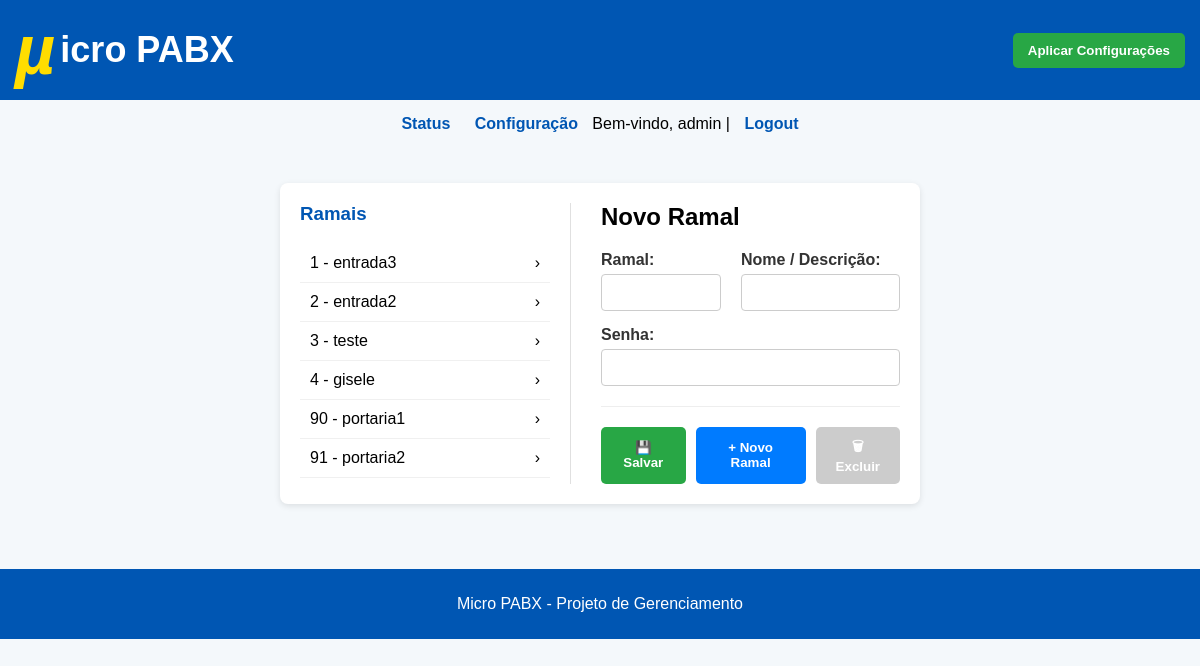
The app's page /config/ramal (signed in) with its own data.
### tables this page shows
CREATE TABLE ramais (
                    id INTEGER PRIMARY KEY AUTOINCREMENT,
                    ramal INTEGER UNIQUE NOT NULL,
                    nome TEXT NOT NULL,
                    senha TEXT NOT NULL,
                    contexto TEXT DEFAULT 'interno'
                );

### blueprints/pabx.py (the view, shortened to what this page needs)
@pabx_bp.route("/ramal", methods=["GET", "POST"])
@login_required
def cadastro_ramal():
    ramais = get_ramais()
    return render_template("config_ramais.html", ramais=ramais)

### auth.py (called while the page is built)
def login_required(f):
    @wraps(f)
    def decorated_function(*args, **kwargs):
        if not session.get("user"):
            flash("Você precisa estar logado para acessar esta página.", "warning")
            return redirect(url_for("auth.login")) # Rota de login agora está no blueprint 'auth'
        return f(*args, **kwargs)
    return decorated_function

### database.py (called while the page is built)
def get_db():
    conn = sqlite3.connect(DB_PATH)
    conn.row_factory = sqlite3.Row
    return conn

def get_ramais():
    conn = get_db()
    ramais_raw = conn.execute("SELECT id, ramal, nome, senha, contexto FROM ramais order by ramal").fetchall()
    ramais = []
    for r in ramais_raw:
        ramais.append({
            "id": r["id"],          # ADICIONADO
            "ramal": r["ramal"],
            "nome": r["nome"],
            "senha": r["senha"],
            "contexto": r["contexto"]
        })
    conn.close()
    return ramais

### templates/config_ramais.html (shortened to what this page needs)
{% extends "base.html" %}
{% block content %}
<div class="card layout-split">
    <aside class="sidebar">
        <h3>Ramais</h3>
        {% if ramais %}
            <ul class="ramal-list" id="ramal-list">
                {% for r in ramais %}
                    <li onclick="selecionarRamal(this, '{{ r.id }}', '{{ r.ramal }}', '{{ r.nome }}', '{{ r.senha }}', '{{ r.contexto }}')">
                        <span>{{ r.ramal }} - {{ r.nome }}</span>
                        <span>&rsaquo;</span>
                    </li>
                {% endfor %}
            </ul>
        {% else %}
            <p>Nenhum ramal cadastrado.</p>
        {% endif %}
    </aside>
    <main class="main-content">
        <h2 id="form-title">Novo Ramal</h2>
        <form method="POST" id="form-ramal" action="{{ url_for('pabx.cadastro_ramal') }}">
            <div class="form-row">
                <div class="form-group" style="flex-basis: 120px; flex-grow: 0;">
                    <label for="ramal">Ramal:</label>
                    <input type="number" name="ramal" id="ramal" required>
                </div>
                <div class="form-group">
                    <label for="nome">Nome / Descrição:</label>
                    <input type="text" name="nome" id="nome" required>
                </div>
            </div>
            <div class="form-row">
                <div class="form-group">
                    <label for="senha">Senha:</label>
                    <input type="text" name="senha" id="senha" required>
                </div>
            </div>
            <div class="form-actions">
                <button type="submit" class="btn-save">&#128190; Salvar</button>
                <button type="button" class="btn-new" onclick="resetForm()">&#43; Novo Ramal</button>
                <button type="button" class="btn-delete" id="btn-delete" onclick="excluirRamal()" disabled>&#128465; Excluir</button>
            </div>
        </form>
    </main>
</div>
{% endblock %}

### templates/base.html (style rules this page uses)
body { font-family: Arial, sans-serif; background-color: #f4f8fb; margin: 0; padding: 0; }
.card { background: white; border-radius: 8px; padding: 20px; margin: 15px auto; max-width: 600px; box-shadow: 0 2px 6px rgba(0,0,0,0.1); }

### templates/config_ramais.html (style rules this page uses)
.layout-split { display: flex; gap: 30px; }
.sidebar { flex: 0 0 250px; border-right: 1px solid #e0e0e0; padding-right: 20px; }
.sidebar h3 { margin-top: 0; color: #0056b3; }
.ramal-list { list-style: none; padding: 0; margin: 0; max-height: 400px; overflow-y: auto; }
.ramal-list li { padding: 10px; cursor: pointer; border-bottom: 1px solid #f0f0f0; transition: background-color 0.2s; display: flex; justify-content: space-between; align-items: center; }
.main-content { flex-grow: 1; }
.main-content h2 { margin-top: 0; }
.form-row { display: flex; gap: 20px; margin-bottom: 15px; }
.form-group { flex: 1; display: flex; flex-direction: column; }
.form-group label { font-weight: bold; margin-bottom: 5px; color: #333; }
.form-group input, .form-group select { width: 100%; padding: 10px; border: 1px solid #ccc; border-radius: 4px; box-sizing: border-box; }
.form-actions { display: flex; gap: 10px; margin-top: 20px; padding-top: 20px; border-top: 1px solid #eee; }
.form-actions button { padding: 10px 15px; border: none; border-radius: 5px; font-weight: bold; cursor: pointer; display: inline-flex; align-items: center; gap: 5px; }
.btn-save { background-color: #28a745; color: white; }
.btn-new { background-color: #007bff; color: white; }
.btn-delete { background-color: #dc3545; color: white; margin-left: auto; }
.btn-delete:disabled { background-color: #ccc; cursor: not-allowed; }
input[type=number] { -moz-appearance: textfield; }

### records on screen
ramais: ramal "1", nome "entrada3"
ramais: ramal "2", nome "entrada2"
ramais: ramal "3", nome "teste"
ramais: ramal "4", nome "gisele"
ramais: ramal "90", nome "portaria1"
ramais: ramal "91", nome "portaria2"

### other values on screen
{{ session.get('user') }} "admin"
